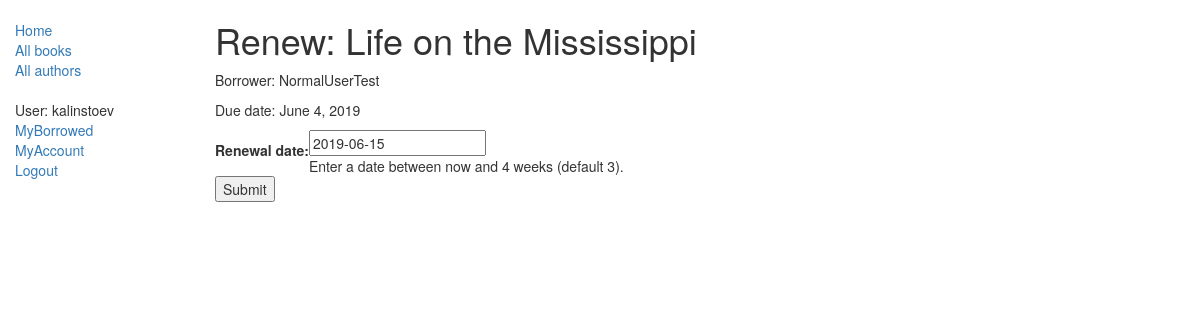
Screenshot of /catalog/book/b7c389ee-27b9-48e5-a957-08dfd7537a36/renew/ (signed in) with the database file from the repository.
### catalog/models.py (models this page shows, shortened)
class BookInstance(models.Model):
    id = models.UUIDField(primary_key=True, default=uuid.uuid4,
                          help_text="Unique ID for this particular book across whole library")
    book = models.ForeignKey('Book', on_delete=models.SET_NULL, null=True)
    imprint = models.CharField(max_length=200)
    due_back = models.DateField(null=True, blank=True)
    borrower = models.ForeignKey(User, on_delete=models.SET_NULL, null=True, blank=True)
    @property
    def is_overdue(self):
        if self.due_back and date.today() > self.due_back:
            return True
        return False
    LOAN_STATUS = (
        ('d', 'Maintenance'),
        ('o', 'On loan'),
        ('a', 'Available'),
        ('r', 'Reserved'),
    )
    status = models.CharField(
        max_length=1,
        choices=LOAN_STATUS,
        blank=True,
        default='a',
        help_text='Book availability')
    class Meta:
        ordering = ['due_back']

class Book(models.Model):
    title = models.CharField(max_length=200)
    author = models.ForeignKey('Author', on_delete=models.CASCADE, null=True)
    summary = models.TextField(max_length=1000, help_text="Enter a brief description of the book")
    isbn = models.CharField('ISBN', max_length=13,
                            help_text='13 Character <a href="https://www.isbn-international.org/content/what-isbn'
                                      '">ISBN number</a>')
    genre = models.ManyToManyField(Genre, help_text="Select a genre for this book")
    language = models.ForeignKey('Language', on_delete=models.CASCADE, null=True)

### catalog/views.py (the view)
# urls.py: path('book/<uuid:pk>/renew/', views.renew_book_librarian, name='renew-book-librarian'),
@permission_required('catalog.can_mark_returned')
def renew_book_librarian(request, pk):
    book_instance = get_object_or_404(BookInstance, pk=pk)
    if request.method == 'POST':
        form = RenewBookForm(request.POST)
        if form.is_valid():
            book_instance.due_back = form.cleaned_data['renewal_date']
            book_instance.save()
            return HttpResponseRedirect(reverse('books'))
    else:
        proposed_renewal_date = datetime.date.today() + datetime.timedelta(weeks=3)
        form = RenewBookForm(initial={'renewal_date': proposed_renewal_date})
    context = {
        'form': form,
        'book_instance': book_instance,
    }
    return render(request, 'catalog/book_renew_librarian.html', context)

### catalog/forms.py (shortened to what this page needs)
class RenewBookForm(forms.Form):
    renewal_date = forms.DateField(
            help_text="Enter a date between now and 4 weeks (default 3).")

### catalog/templates/catalog/book_renew_librarian.html (shortened to what this page needs)
{% extends "base_generic.html" %}
{% block content %}
    <h1>Renew: {{book_instance.book.title}}</h1>
    <p>Borrower: {{book_instance.borrower}}</p>
    <p>{% if book_instance.is_overdue %} class="text-danger"{% endif %}Due date: {{book_instance.due_back}}</p>
    <form action="" method="post">
        <table>
        {{ form.as_table }}
        </table>
        <input type="submit" value="Submit" />
    </form>
{% endblock %}

### catalog/templates/base_generic.html (shortened to what this page needs)
<!DOCTYPE html>
<html lang="en">
<head>
    {% include 'partials/head.html' %}
</head>
<body>
<div class="container-fluid">
<div class="row">
  <div class="col-sm-2">
  {% block sidebar %}
  <ul class="sidebar-nav">
    <li><a href="{% url 'index' %}">Home</a></li>
    <li><a href="{% url 'books' %}">All books</a></li>
    <li><a href="{% url 'authors' %}">All authors</a></li>
  </ul>
  <ul class="sidebar-nav">
   {% if user.is_authenticated %}
     <li>User: {{ user.get_username }}</li>
     <li><a href="{% url 'my-borrowed' %}">MyBorrowed</a></li>
     <li><a href="{% url 'user-profile' user.id%}">MyAccount</a></li>
     <li><a href="{% url 'logout'%}?next=/">Logout</a></li>
   {% else %}
     <li><a href="{% url 'login'%}?next={{request.path}}">Login</a></li>
     <li><a href="{% url 'register'%}">Register</a></li>
   {% endif %}
  </ul>
{% endblock %}
  </div>
  <div class="col-sm-10 ">
  {% block content %}{% endblock %}
  </div>
</div>
</div>
</body>
</html>

### catalog/static/css/styles.css (style rules this page uses)
.sidebar-nav { margin-top: 20px; padding: 0; list-style: none; }

### rows the page displays
BookInstance: book "Life on the Mississippi", borrower "NormalUserTest", due_back "June 4, 2019"

### other values shown
{{ user.get_username }} "kalinstoev"
